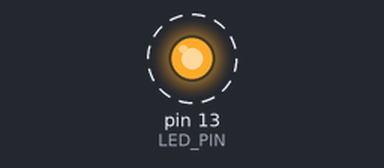
Recording of a sketch running on a simulated Arduino Uno, built with avr-gcc and run on an emulated ATmega328P. Shown: output pins drawn as LEDs (lit = HIGH). Dashed ring = blinking.

Above: at 0.2 s.
Timing chart, 0 to 3.0 s (numbered marks = the images above):
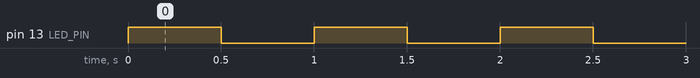

The sketch:

LED1.ino
```cpp
#define LED_PIN 13
void setup()
{
  pinMode(LED_PIN, OUTPUT);
  Serial.begin(9600);
}

void loop()
{
  digitalWrite(LED_PIN, HIGH);
  delay(500);
  digitalWrite(LED_PIN, LOW);
  delay(500);
}
```

Measured:
- by itself, pin 13 (LED_PIN): alternates HIGH for 0.50 s and LOW for 0.50 s
